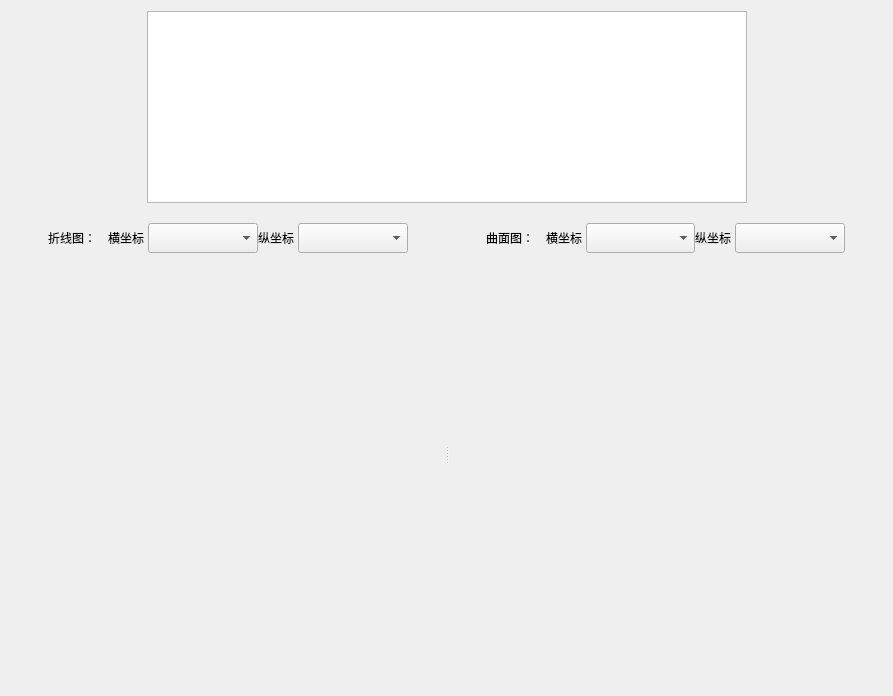
<?xml version="1.0" encoding="UTF-8"?>
<ui version="4.0">
 <class>ModelingResult</class>
 <widget class="QWidget" name="ModelingResult">
  <property name="geometry">
   <rect>
    <x>0</x>
    <y>0</y>
    <width>893</width>
    <height>696</height>
   </rect>
  </property>
  <property name="minimumSize">
   <size>
    <width>0</width>
    <height>0</height>
   </size>
  </property>
  <property name="windowTitle">
   <string>Form</string>
  </property>
  <layout class="QVBoxLayout" name="verticalLayout_3" stretch="0,1">
   <property name="spacing">
    <number>20</number>
   </property>
   <item>
    <layout class="QHBoxLayout" name="horizontalLayout" stretch="1,3,1">
     <property name="spacing">
      <number>10</number>
     </property>
     <item>
      <spacer name="horizontalSpacer">
       <property name="orientation">
        <enum>Qt::Horizontal</enum>
       </property>
       <property name="sizeHint" stdset="0">
        <size>
         <width>40</width>
         <height>20</height>
        </size>
       </property>
      </spacer>
     </item>
     <item>
      <widget class="myTableWidget" name="tableWidget_evaluationIndicator">
       <property name="minimumSize">
        <size>
         <width>600</width>
         <height>0</height>
        </size>
       </property>
      </widget>
     </item>
     <item>
      <spacer name="horizontalSpacer_2">
       <property name="orientation">
        <enum>Qt::Horizontal</enum>
       </property>
       <property name="sizeHint" stdset="0">
        <size>
         <width>40</width>
         <height>20</height>
        </size>
       </property>
      </spacer>
     </item>
    </layout>
   </item>
   <item>
    <widget class="QSplitter" name="splitter">
     <property name="orientation">
      <enum>Qt::Horizontal</enum>
     </property>
     <widget class="QWidget" name="">
      <layout class="QVBoxLayout" name="verticalLayout" stretch="0,1">
       <property name="spacing">
        <number>0</number>
       </property>
       <item>
        <layout class="QHBoxLayout" name="horizontalLayout_2" stretch="1,0,4,4,1">
         <item>
          <spacer name="horizontalSpacer_3">
           <property name="orientation">
            <enum>Qt::Horizontal</enum>
           </property>
           <property name="sizeHint" stdset="0">
            <size>
             <width>10</width>
             <height>20</height>
            </size>
           </property>
          </spacer>
         </item>
         <item>
          <widget class="QLabel" name="label_5">
           <property name="minimumSize">
            <size>
             <width>60</width>
             <height>30</height>
            </size>
           </property>
           <property name="maximumSize">
            <size>
             <width>60</width>
             <height>30</height>
            </size>
           </property>
           <property name="text">
            <string>折线图：</string>
           </property>
          </widget>
         </item>
         <item>
          <layout class="QHBoxLayout" name="horizontalLayout_6" stretch="0,1">
           <item>
            <widget class="QLabel" name="label">
             <property name="minimumSize">
              <size>
               <width>40</width>
               <height>30</height>
              </size>
             </property>
             <property name="text">
              <string>横坐标</string>
             </property>
            </widget>
           </item>
           <item>
            <widget class="QComboBox" name="cbb_AxisX">
             <property name="minimumSize">
              <size>
               <width>0</width>
               <height>30</height>
              </size>
             </property>
            </widget>
           </item>
          </layout>
         </item>
         <item>
          <layout class="QHBoxLayout" name="horizontalLayout_5" stretch="0,1">
           <item>
            <widget class="QLabel" name="label_2">
             <property name="minimumSize">
              <size>
               <width>40</width>
               <height>30</height>
              </size>
             </property>
             <property name="text">
              <string>纵坐标</string>
             </property>
            </widget>
           </item>
           <item>
            <widget class="QComboBox" name="cbb_AxisY">
             <property name="minimumSize">
              <size>
               <width>0</width>
               <height>30</height>
              </size>
             </property>
            </widget>
           </item>
          </layout>
         </item>
         <item>
          <spacer name="horizontalSpacer_5">
           <property name="orientation">
            <enum>Qt::Horizontal</enum>
           </property>
           <property name="sizeHint" stdset="0">
            <size>
             <width>10</width>
             <height>20</height>
            </size>
           </property>
          </spacer>
         </item>
        </layout>
       </item>
       <item>
        <widget class="myLineChart" name="widget_LineChart" native="true"/>
       </item>
      </layout>
     </widget>
     <widget class="QWidget" name="">
      <layout class="QVBoxLayout" name="verticalLayout_2" stretch="0,1">
       <property name="spacing">
        <number>0</number>
       </property>
       <item>
        <layout class="QHBoxLayout" name="horizontalLayout_3" stretch="1,0,4,4,1">
         <item>
          <spacer name="horizontalSpacer_4">
           <property name="orientation">
            <enum>Qt::Horizontal</enum>
           </property>
           <property name="sizeHint" stdset="0">
            <size>
             <width>10</width>
             <height>20</height>
            </size>
           </property>
          </spacer>
         </item>
         <item>
          <widget class="QLabel" name="label_6">
           <property name="minimumSize">
            <size>
             <width>60</width>
             <height>30</height>
            </size>
           </property>
           <property name="maximumSize">
            <size>
             <width>60</width>
             <height>30</height>
            </size>
           </property>
           <property name="text">
            <string>曲面图：</string>
           </property>
          </widget>
         </item>
         <item>
          <layout class="QHBoxLayout" name="horizontalLayout_9" stretch="0,1">
           <item>
            <widget class="QLabel" name="label_3">
             <property name="minimumSize">
              <size>
               <width>40</width>
               <height>30</height>
              </size>
             </property>
             <property name="text">
              <string>横坐标</string>
             </property>
            </widget>
           </item>
           <item>
            <widget class="QComboBox" name="cbb_AxisX_2">
             <property name="minimumSize">
              <size>
               <width>0</width>
               <height>30</height>
              </size>
             </property>
            </widget>
           </item>
          </layout>
         </item>
         <item>
          <layout class="QHBoxLayout" name="horizontalLayout_10" stretch="0,1">
           <item>
            <widget class="QLabel" name="label_4">
             <property name="minimumSize">
              <size>
               <width>40</width>
               <height>30</height>
              </size>
             </property>
             <property name="text">
              <string>纵坐标</string>
             </property>
            </widget>
           </item>
           <item>
            <widget class="QComboBox" name="cbb_AxisY_2">
             <property name="minimumSize">
              <size>
               <width>0</width>
               <height>30</height>
              </size>
             </property>
            </widget>
           </item>
          </layout>
         </item>
         <item>
          <spacer name="horizontalSpacer_8">
           <property name="orientation">
            <enum>Qt::Horizontal</enum>
           </property>
           <property name="sizeHint" stdset="0">
            <size>
             <width>10</width>
             <height>20</height>
            </size>
           </property>
          </spacer>
         </item>
        </layout>
       </item>
       <item>
        <widget class="QWidget" name="widget_SurfaceChart" native="true"/>
       </item>
      </layout>
     </widget>
    </widget>
   </item>
  </layout>
 </widget>
 <customwidgets>
  <customwidget>
   <class>myTableWidget</class>
   <extends>QTableWidget</extends>
   <header location="global">ui.paraSetting.myTableWidget</header>
  </customwidget>
  <customwidget>
   <class>myLineChart</class>
   <extends>QWidget</extends>
   <header location="global">PublicTool.myLineChart</header>
   <container>1</container>
  </customwidget>
 </customwidgets>
 <resources/>
 <connections/>
</ui>
